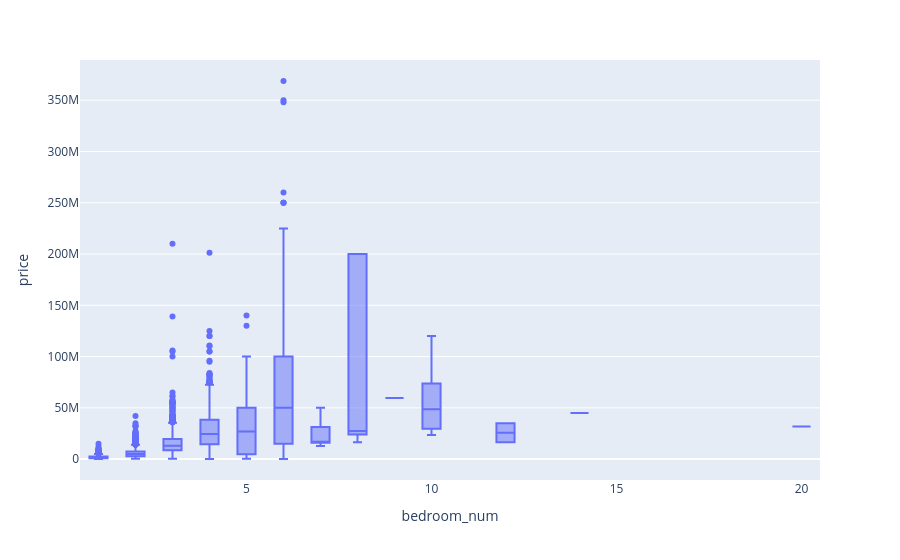

Notebook code for this chart:
### Code cell
px.box(x='bedroom_num',y='price',data_frame=new,hover_name=new.index)

### Figure 1 — Plotly figure (JSON) as saved in the notebook; plotly's stock layout.template omitted (floating-point values rounded to 4 significant figures; data arrays with more than 128 entries replaced by an {"elided": "..."} marker saying what was removed)
{"data": [{"alignmentgroup": "True", "hovertemplate": "<b>%{hovertext}</b><br><br>bedroom_num=%{x}<br>price=%{y}<extra></extra>", "hovertext": {"elided": "7054 int values"}, "legendgroup": "", "marker": {"color": "#636efa"}, "name": "", "notched": false, "offsetgroup": "", "orientation": "v", "showlegend": false, "type": "box", "x": {"elided": "7054 int values"}, "x0": " ", "xaxis": "x", "y": {"elided": "7054 int values"}, "y0": " ", "yaxis": "y"}], "layout": {"autosize": true, "boxmode": "group", "legend": {"tracegroupgap": 0}, "margin": {"t": 60}, "xaxis": {"anchor": "y", "autorange": true, "domain": [0, 1], "range": [0.5, 20.5], "title": {"text": "bedroom_num"}, "type": "linear"}, "yaxis": {"anchor": "x", "autorange": true, "domain": [0, 1], "range": [-20380000.0, 389200000.0], "title": {"text": "price"}, "type": "linear"}}}
